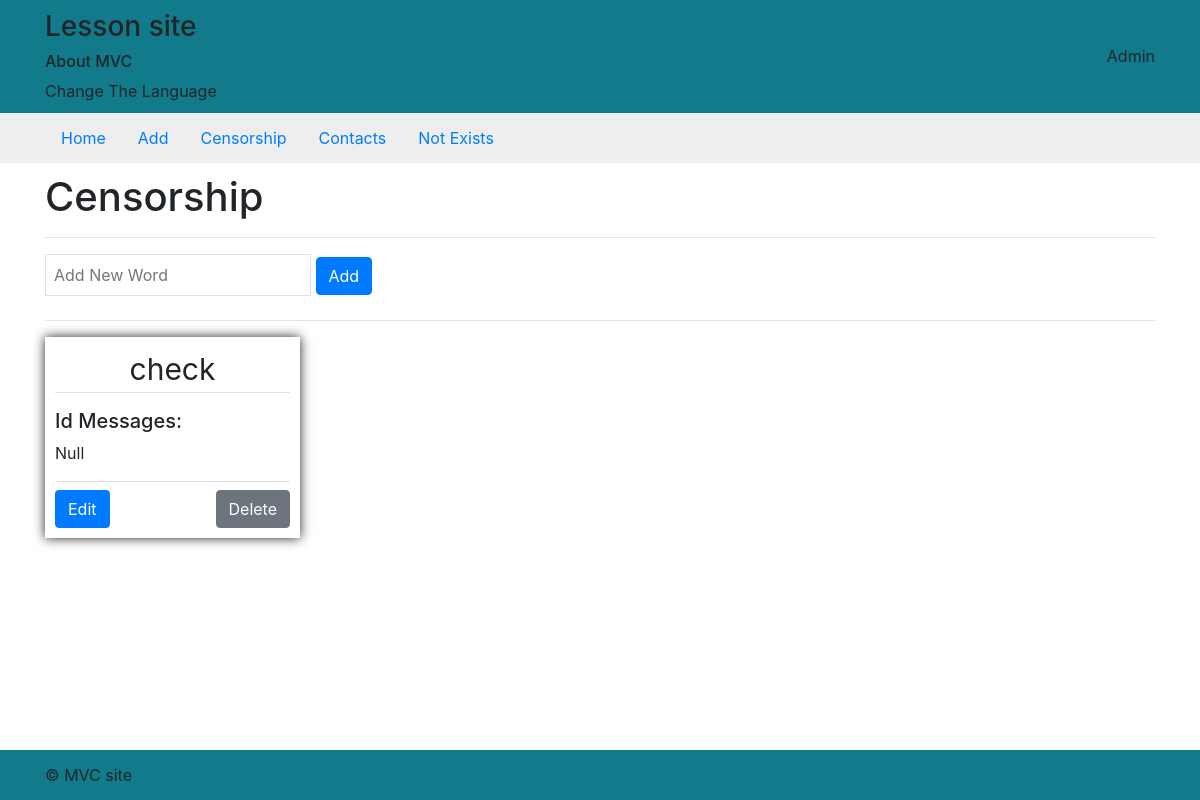
The app's page /censorship (signed in), older data.
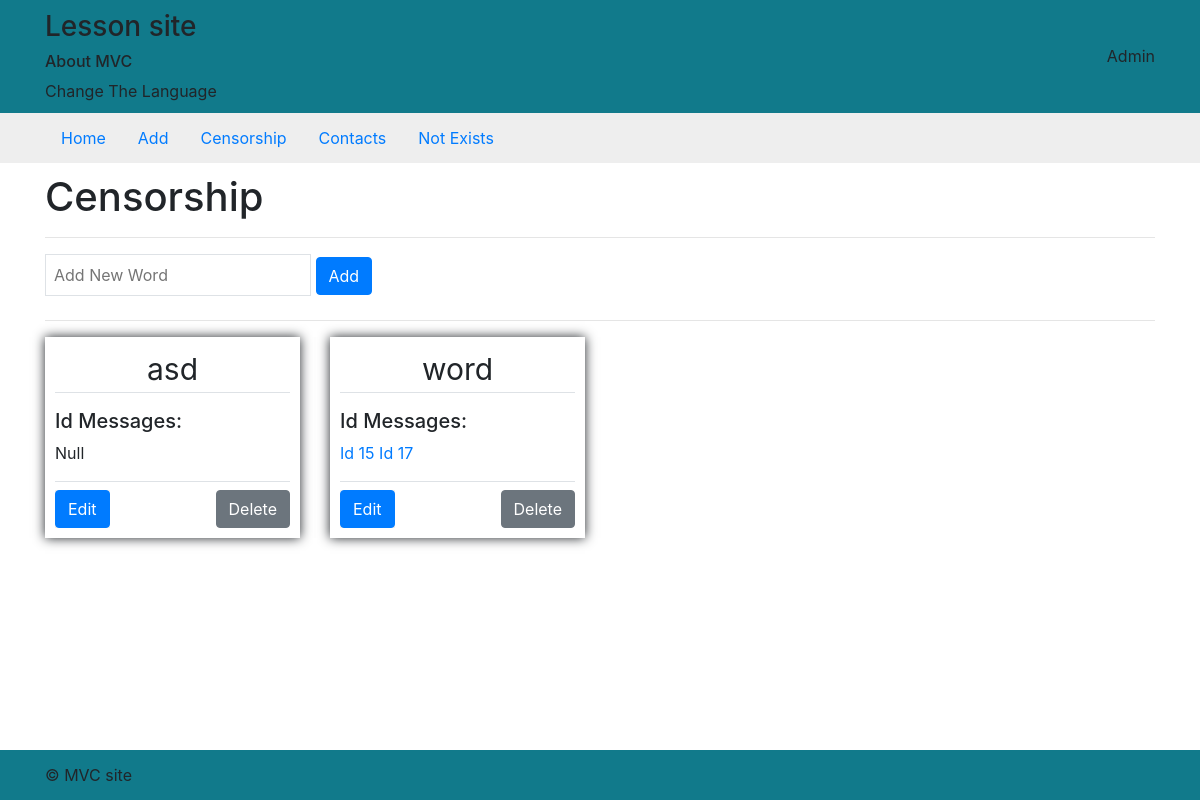
The same page, newer data.
### tables this page shows
CREATE TABLE `Censorship` (
  `censorship_id` int NOT NULL AUTO_INCREMENT,
  `censorship_word` varchar(255) NOT NULL,
  PRIMARY KEY (`censorship_id`)
);

CREATE TABLE `censorship_messages` (
  `censore_message_id` int NOT NULL AUTO_INCREMENT,
  `message_id` int unsigned NOT NULL,
  `censorship_id` int NOT NULL,
  PRIMARY KEY (`censore_message_id`),
  KEY `message_id` (`message_id`),
  KEY `censorship_id` (`censorship_id`),
  CONSTRAINT `censorship_messages_ibfk_1` FOREIGN KEY (`message_id`) REFERENCES `messages` (`id`) ON DELETE CASCADE,
  CONSTRAINT `censorship_messages_ibfk_2` FOREIGN KEY (`censorship_id`) REFERENCES `Censorship` (`censorship_id`) ON DELETE CASCADE
);

### init.php (called while the page is built, shortened)
<?php
function autoload($className): void
{
    $className = ltrim($className, '\\');
    $fileName  = '';
    if ($lastNsPos = strrpos($className, '\\')) {
        $namespace = substr($className, 0, $lastNsPos);
        $className = substr($className, $lastNsPos + 1);
        $fileName  = str_replace('\\', DIRECTORY_SEPARATOR, $namespace) . DIRECTORY_SEPARATOR;
    }
    $fileName .= str_replace('_', DIRECTORY_SEPARATOR, $className) . '.php';
}

### Core/System.php (called while the page is built, shortened)
<?php
class System
{
   public static function parseUrl(string $url, array $routes) : array{
        $result = [
            'controller' => 'Errors/Error404',
            'params' => []
        ];
        foreach($routes as $route){
            $matches = [];
            $regex = (string)$route->regex;
            $controller = (string)$route->controller;
            if(preg_match($regex, $url, $matches)){
                $result['controller'] = $controller;
                $params = (array)$route->params;
                break;
            }
        }
        return $result;
    }
   public static function template(string $path, array $params, $controller = 0): string {
        extract($params);
        include($path);
        $html = ob_get_clean();
        return $html;
    }
}

### Core/Language.php (called while the page is built, shortened)
<?php
class Language {
    public static function __(string $string) : string {
        $ln = $_GET['ln'] ?? false;
        $file = "en_$ln.csv";
        return $string;
    }
}

### Model/CensoreAction.php (called while the page is built, shortened)
<?php
class CensoreAction implements ContainerCensoreAction
{
    public function getAll(): array {
        $connect = DbConnect::getConnect();
        $queryString = "SELECT * FROM Censorship";
        return mysqli_fetch_all(mysqli_query($connect, $queryString),MYSQLI_ASSOC);
    }
    public function getCensoreMessages(): array
    {
        $connect = DbConnect::getConnect();
        $queryString = "SELECT * FROM censorship_messages";
        return mysqli_fetch_all(mysqli_query($connect, $queryString),MYSQLI_ASSOC);
    }
}

### Controller/Censorship/Censorship.php (called while the page is built, shortened)
<?php
class Censorship extends CoreController
{
    public function render(array $params) : string {
        $this->title = Language::__("Censorship");
        $this->action = new CensoreAction();
        $getCensoreMessages = $this->action->getCensoreMessages();
        $this->content = System::template(static::CONTENT_PATH, ['getAll' => $this->action->getAll(), 'getCensoreMessages' => $getCensoreMessages]);
        return  System::template(static::INCLUDE_PATH, [], $this);
    }
}

### Core/CoreController.php (called while the page is built, shortened)
<?php
abstract class CoreController {
    protected string  $title;
    protected string $content;
    public function getTitle() : string {
        return $this->title;
    }
    public function getContent() : string {
        return $this->content;
    }
    public function getBoolRole(array $role) : bool {
        if (isset($_SESSION['user_role']) && in_array($_SESSION['user_role'], $role)) {
            return true;
        }
        return false;
    }
}

### view/censorship/v_index.php (the view, shortened to what this page needs)
<?php
    $isNullCensoreMess = true;
?>
<main>
    <div>
        <form method="post">
            <label>
                <input type="text" name="new-censor" class="border p-2" placeholder="Add New Word">
            </label>
            <button type="submit" class="btn btn-primary">
                Add
            </button>
        </form>
    </div>
    <hr>
    <div class="censorship-container">
    <?php foreach ($getAll as $word): ?>
        <div class="wrapper-censorship d-flex flex-column">
            <p class="text-center border-bottom censorship-word">
                <?= $word['censorship_word'] ?>
            </p>
            <div>
                <h5>Id Messages:</h5>
                <?php foreach ($getCensoreMessages as $message) : ?>
                <?php if ($message['censorship_id'] === $word['censorship_id']) : ?>
                    <?php $isNullCensoreMess = false ?>
                    <a href="<?=BASE_URL?>#message-<?=$message['message_id']?>">Id <?=$message['message_id']?></a>
                <?php endif ?>
                <?php endforeach ?>
                <?php if ($isNullCensoreMess) : ?>
                    <span>Null</span>
                <?php endif ?>
            </div>
            <div class="d-flex justify-content-between border-top pt-2">
                <form method="post">
                    <button class="p-0 border-0">
                        <a class="btn btn-primary messages-link" href="<?=BASE_URL?>censorship/<?=$word['censorship_id']?>/edit">Edit</a>
                    </button>
                </form>
                <form method="post">
                    <button class="btn btn-secondary">Delete</button>
                </form>
            </div>
        </div>
    <?php endforeach ?>
    </div>
</main>

### index.php (shortened to what this page needs)
<?php
include_once ('init.php');
$xml = simplexml_load_file('routes.xml');
$badUrl = BASE_URL . 'index.php';
$params = [];
if (strpos($_SERVER['REQUEST_URI'], $badUrl) === 0) {
    $cname = 'errors/Error';
} else {
    $xmlRoutes = $xml->xpath("route[@disabled='false']");
    $url = $_GET['mvcsystemurl'] ?? '';
    $routerRes = System::parseUrl($url, $xmlRoutes);
    $params = $routerRes['params'] ?? [];
}
$controller = new $path();
echo $controller->render($params);

### view/base/v_con1col.php (shortened to what this page needs)
<!DOCTYPE html>
<html lang="en">
<head>
    <link rel="stylesheet" href="<?=BASE_URL?>assets/css/bootstrap.min.css">
    <link rel="stylesheet" href="<?=BASE_URL?>assets/css/main.css">
    <link rel="stylesheet" href="https://cdnjs.cloudflare.com/ajax/libs/font-awesome/6.5.1/css/all.min.css">
</head>
<body>
<header class="site-header">
    <div class="container">
        <div class="wrapper-header">
            <div class="logo">
                <div class="logo__title h3">Lesson site</div>
                <div class="logo__subtitle h6">About MVC</div>
                <div class="translate">
                    <p class="translate_switcher"><?=Language::__('Change The Language')?></p>
                </div>
            </div>
            <div class="wrapper-user d-flex align-items-center position-relative">
                <?php if (isset($_SESSION['user_id'])):?>
                    <p class="name-user"><?=$_SESSION['user_login']?></p>
                <?php endif ?>
            </div>
        </div>
    </div>
</header>
<nav class="site-nav">
    <div class="container">
        <ul class="nav">
            <li class="nav-item">
                <a class="nav-link" href="<?=BASE_URL?>"><?= Language::__('Home')?></a>
            </li>
            <?php if ($controller->getBoolRole([1,3])): ?>
            <li class="nav-item">
                <a class="nav-link" href="<?=BASE_URL?>messages/add"><?= Language::__('Add')?></a>
            </li>
            <?php endif ?>
            <?php if ($controller->getBoolRole([1])): ?>
            <li>
                <a class="nav-link" href="<?=BASE_URL?>censorship"><?= Language::__('Censorship') ?></a>
            </li>
            <?php endif ?>
            <li class="nav-item">
                <a class="nav-link" href="<?=BASE_URL?>contacts"><?= Language::__('Contacts')?></a>
            </li>
            <li class="nav-item">
                <a class="nav-link" href="<?=BASE_URL?>ngfghj"><?= Language::__('Not Exists')?></a>
            </li>
        </ul>
    </div>
</nav>
<div class="site-content">
    <div class="container">
        <main>
            <h1><?=$controller->getTitle()?></h1>
            <hr>
            <?=$controller->getContent()?>
        </main>
    </div>
</div>
<footer class="site-footer">
    <div class="container">
        &copy; MVC site
    </div>
</footer>
</body>
</html>

### assets/css/main.css (style rules this page uses)
html { position: relative; min-height: 100%; }
body { margin-bottom: 60px; }
p { margin: 0; }
.site-footer { position: absolute; bottom: 0; width: 100%; height: 50px; line-height: 50px; background-color: #117a8b }
.site-header { background-color: #117a8b; padding: 10px 0; position: relative; }
.site-nav { background-color: #eee; padding: 5px 0; }
.site-content { padding: 10px 0; }
ul>li { display: flow-root; }
.translate_switcher { cursor: pointer; margin: 0; }
.wrapper-header { display: flex; justify-content: space-between; }
.name-user { cursor: pointer; }
.messages-link { text-decoration: none; color: #fff; }
.censorship-container { display: grid; grid-template-columns: repeat(auto-fill, minmax(200px, 1fr)); gap: 30px; }
.wrapper-censorship { box-shadow: 0 0 11px 0; padding: 10px; gap: 1rem; }
.censorship-word { font-size: 30px; }

Row changes from the older to the newer data that the page shows:
removed censorship: censorship_word "check", shows "Null"
added censorship: censorship_word "asd", shows "Null"
added censorship: censorship_word "word"
added censorship_messages: message "15"
added censorship_messages: message "17"
